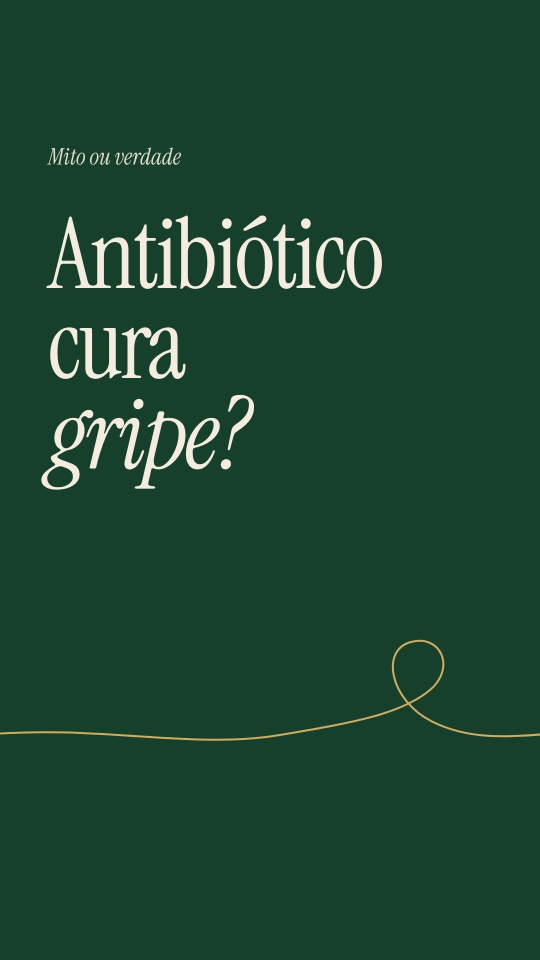
#> input picture midia/2026-10-03-antibiotico-gripe/capa.jpg, 1080 x 1920 px (shown at 1/2 size)
$ python -i revisao.py   (imports and definitions only)
#> lines starting #> are read from the running program, lines starting #| are printed output that depends on the picture
#!/usr/bin/env python3
# Página de revisão de um lote: mostra os posts criados (sem publicar), a grade do perfil como ficaria,
# a legenda e as fontes de cada um, e guarda o retorno dele (gostei / mais ou menos / não gostei + comentário).
# Gera revisao/lote-2026-10-03.html e as miniaturas em revisao/grade/ e revisao/capas/.
import html, json, re, sys
from pathlib import Path
from PIL import Image

HERE = Path(__file__).resolve().parent
RAIZ = HERE.parent
sys.path.insert(0, str(HERE))
import lote, lote_textos

# [1 line not run here, left out]
E = html.escape
def limpa(t): return re.sub(r"\s+", " ", re.sub(r"<[^>]+>", " ", t)).strip()

# ordem em que entrariam no perfil (do mais antigo para o mais novo): pensada para a grade não repetir cor lado a lado
ORDEM = ["2026-10-03-sal-por-dia", "2026-10-03-avc-sinais", "2026-10-03-medir-pressao", "2026-10-03-exercicio-por-semana",
         "2026-10-03-diabetes-sinais", "2026-10-03-exame-diabetes-idade", "2026-10-03-dengue-febre-baixou", "2026-10-03-infarto-dor-no-peito"]
NO_AR = [("2026-10-03-antibiotico-gripe/capa.jpg", "Reel: Antibiótico cura gripe? (segunda versão)"),
         ("2026-10-03-glicemia-de-jejum/01.jpg", "Carrossel: 99 é normal. E 100?"),
         ("2026-10-03-pressao-12-por-8/01.jpg", "Carrossel: Sua pressão é 12 por 8?"),
         ("2026-10-03-antibiotico-gripe/capa.jpg", "Reel: Antibiótico cura gripe? (primeira versão)")]
# [1 line that did not run here, left out]
# [1 line that did not run here, left out]

def miniatura(src, dst):                      # recorte central 3:4, como o Instagram mostra na grade
#> called with dst = 'out.png'
    im = Image.open(src).convert("RGB"); w, h = im.size
#> in miniatura, im is the input picture: PIL image 1080x1920 RGB; mean R, G, B 28.5, 68.9, 48.9
#> after `w, h = im.size`: w = 1080; h = 1920
    if w / h > 3 / 4: nw = int(h * 3 / 4); im = im.crop(((w - nw) // 2, 0, (w - nw) // 2 + nw, h))
    else: nh = int(w * 4 / 3); im = im.crop((0, (h - nh) // 2, w, (h - nh) // 2 + nh))
#> after `nh = int(w * 4 / 3)`: nh = 1440
#> after `im = im.crop((0, (h - nh) // 2, w, (h - nh) // 2 + nh))`:
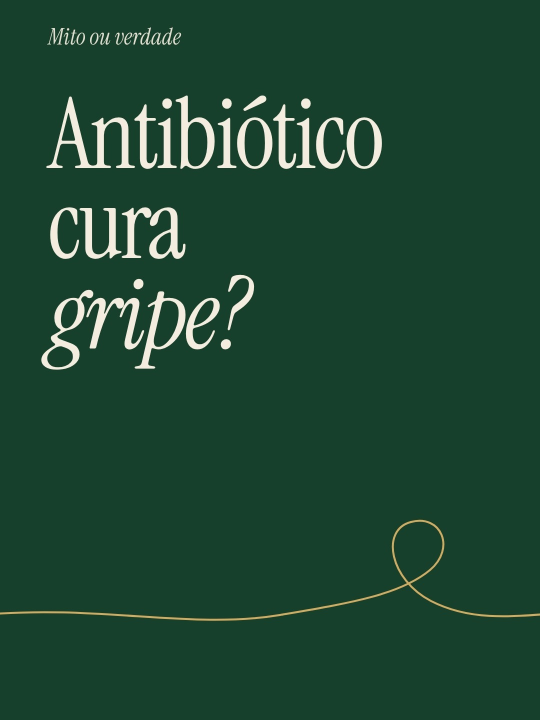
#> im: PIL image 1080x1440 RGB (shown at 1/2 size); mean R, G, B 30.7, 70.6, 50.6
    im.resize((540, 720), Image.LANCZOS).save(dst, "JPEG", quality=86)
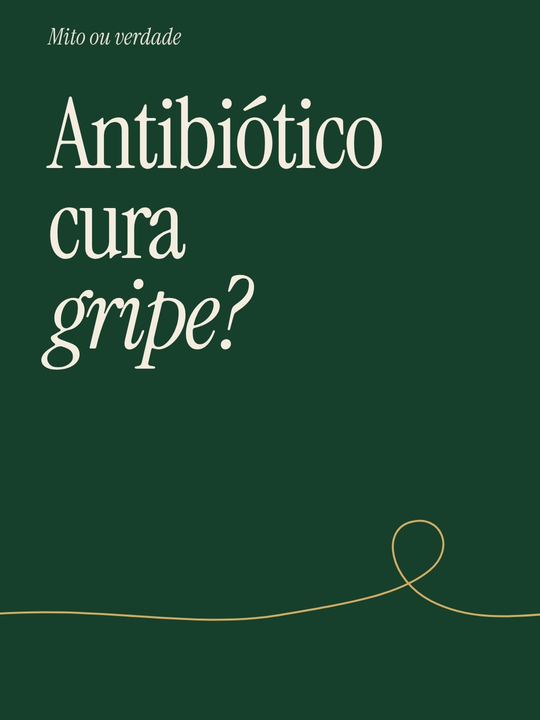
#> saved as out.png: PIL image 540x720 RGB; mean R, G, B 30.7, 70.6, 50.6

# [6 lines left out: function alt_slide, not called in this run]

def fonte_li(f):
    txt, _, url = f.rpartition(" - ")
    return f"<li>{E(txt)} <a href='{E(url)}' target='_blank' rel='noopener'>Abrir a fonte</a></li>"

# [73 lines left out: functions cartao, grade, opcoes, not called in this run]

# [1 line that did not run here, left out]
# [10 lines not run here, left out]

>>> result = miniatura('../midia/2026-10-03-antibiotico-gripe/capa.jpg', 'out.png')

$ run again, on teste/teste-carrossel.jpg
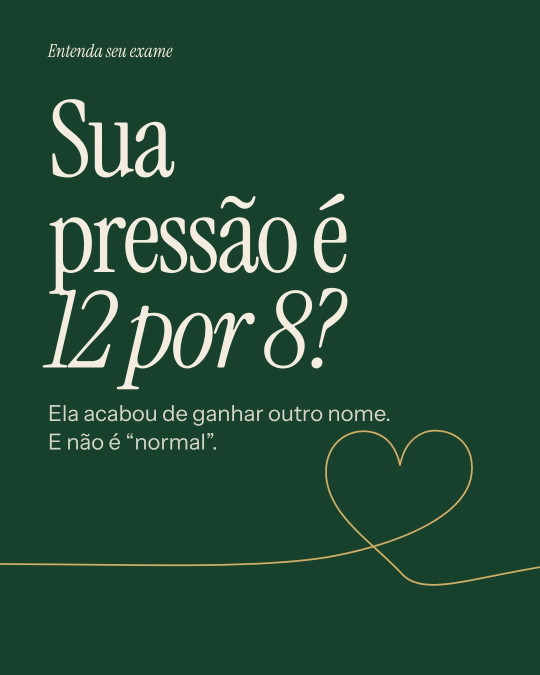
#> input picture teste/teste-carrossel.jpg, 1080 x 1350 px (shown at 1/2 size)
#> in miniatura, im is the input picture: PIL image 1080x1350 RGB; mean R, G, B 34.2, 73.5, 53.5
#> in miniatura, `im = im.crop(((w - nw) // 2, 0, (w - nw) // 2 + nw, h))`:
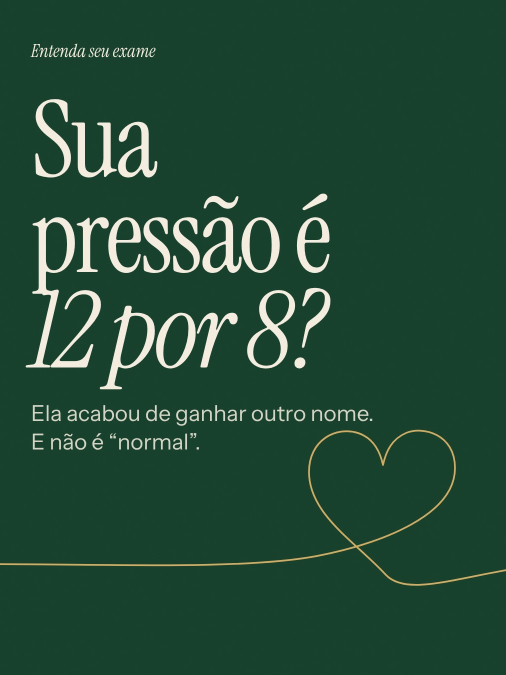
#> im: PIL image 1012x1350 RGB (shown at 1/2 size); mean R, G, B 34.9, 74, 54.1
#> in miniatura, `im.resize((540, 720), Image.LANCZOS).save(dst, "JPEG", quality=86)`:
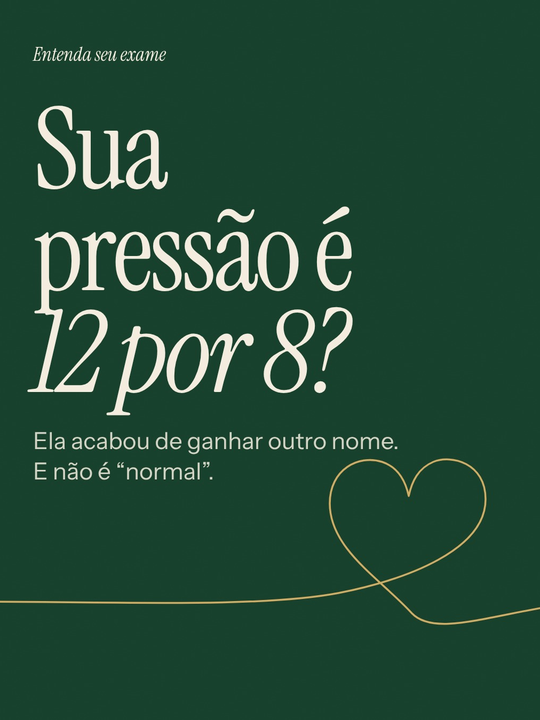
#> saved as out.png: PIL image 540x720 RGB; mean R, G, B 34.9, 74, 54.1
